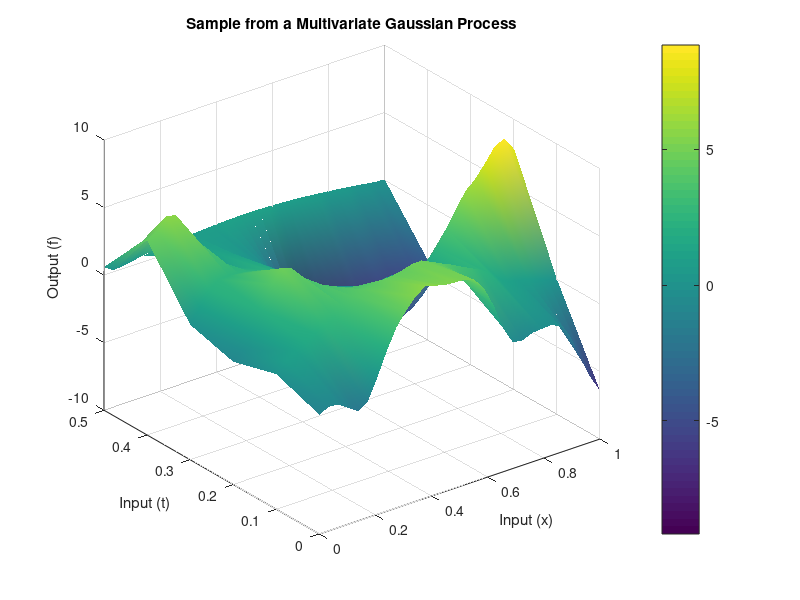

The MATLAB source for this figure:
clear variables
% close all
%clear
clc

c=-1;

g_function = @(x) sin(pi*x);

h_function = @(x, t) 0;
f_function = @(x, t) 0;
%mean_function = @(x, t) exp(c * pi^2 * t) .* sin(pi * x);




%pairwise_dist
pairwise_dist = @(x, y) abs(x(:) - y(:)'); 



% Example parameters
sigma_1 = 3; rho_1 = 0.2;
sigma_2 = 3; rho_2 = 0.2;

Matern_32 = @(t1, t2) ...
    sigma_1^2 * (1 + sqrt(3) * pairwise_dist(t1, t2) / rho_1) ...
    .* exp(-sqrt(3) * pairwise_dist(t1, t2) / rho_1);

Matern_52 = @(x1, x2) ...
    sigma_2^2 * (1 + sqrt(5) * pairwise_dist(x1, x2) / rho_2 + ...
    5 * pairwise_dist(x1, x2).^2 / (3 * rho_2^2)) ...
    .* exp(-sqrt(5) * pairwise_dist(x1, x2) / rho_2);

product_kernel = @(x1, t1, x2, t2) Matern_52(x1, x2) .* Matern_32(t1, t2);

%mean_function = @(x,t) exp(pi^2 * t) .* sin(pi * x);
mean_function = @(x,t) 0;


% Setup
num_x = 30;
num_t = 6;
x_vec = linspace(0, 1, num_x)';
t_vec = linspace(0, 0.5, num_t)';
dt = 1/(num_t-1);

[X_grid, T_grid] = meshgrid(x_vec, t_vec);
x_input = X_grid(:);
t_input = T_grid(:);


x_vec_inner = x_vec(2:end-1);
a_0 = x_vec_inner;
a_0_time = zeros(length(a_0), 1);

N = length(x_input);


%%
%initialization
% Posterior mean function
mu_functions = cell(num_t, 1);
mu_functions{1} = @(x, t) ...
    mean_function(x, t) + ...
    product_kernel(x, t, a_0, a_0_time) * ...
    (product_kernel(a_0, a_0_time, a_0, a_0_time) \ ...
    (g_function(a_0) - mean_function(a_0, a_0_time)));

sigma_functions = cell(num_t, 1);
sigma_functions{1} = @(x1, t1, x2, t2) ...
    product_kernel(x1, t1, x2, t2) - ...
    product_kernel(x1, t1, a_0, a_0_time) * ...
    (product_kernel(a_0, a_0_time, a_0, a_0_time) \ ...
     product_kernel(a_0, a_0_time, x2, t2));


% Evaluate it safely


%%
%time stepping



h_size = 0.01;
b = [0; 1];

mu_j_Dj = cell(num_t, 1);
sigma_j_D_j = cell(num_t, 1);
sigma_j_D_j_bar = cell(num_t, 1);
sigma_j_D_D_j = cell(num_t,1);
b_time = cell(num_t, 1);
v_time = cell(num_t, 1);
A_j = cell(num_t, 1);
after_A_j = cell(num_t, 1);


% Recursive construction
for i = 2:4
    prev_mu = mu_functions{i-1};  % previous function handle
    prev_sigma = sigma_functions{i-1};  % previous function handle

    % First derivative of mu with respect to t and second derivative in x
    mu_j_Dj{i} = @(x, t) ...
        (prev_mu(x, t + h_size) - prev_mu(x, t)) / h_size + ...
        c * (prev_mu(x + h_size, t) - 2 * prev_mu(x, t) + prev_mu(x - h_size, t)) / (h_size^2);
    
    % First derivative of sigma with respect to t1 and second derivative in x1
    sigma_j_D_j{i} = @(x1, t1, x2, t2) ...
        (prev_sigma(x1, t1 + h_size, x2, t2) - prev_sigma(x1, t1, x2, t2)) / h_size + ...
        c * (prev_sigma(x1 + h_size, t1, x2, t2) - 2 * prev_sigma(x1, t1, x2, t2) + ...
             prev_sigma(x1 - h_size, t1, x2, t2)) / (h_size^2);
    
    % First derivative of sigma with respect to t2 and second derivative in x2
    sigma_j_D_j_bar{i} = @(x1, t1, x2, t2) ...
        (prev_sigma(x1, t1, x2, t2 + h_size) - prev_sigma(x1, t1, x2, t2)) / h_size + ...
        c * (prev_sigma(x1, t1, x2 + h_size, t2) - 2 * prev_sigma(x1, t1, x2, t2) + ...
             prev_sigma(x1, t1, x2 - h_size, t2)) / (h_size^2);
    
    % Mixed derivative: derivative of sigma_i_D_i w.r.t t2 and second derivative in x2
    sigma_j_D_D_j{i} = @(x1, t1, x2, t2) ...
        (sigma_j_D_j{i}(x1, t1, x2, t2 + h_size) - sigma_j_D_j{i}(x1, t1, x2, t2)) / h_size + ...
        c * (sigma_j_D_j{i}(x1, t1, x2 + h_size, t2) - 2 * sigma_j_D_j{i}(x1, t1, x2, t2) + ...
             sigma_j_D_j{i}(x1, t1, x2 - h_size, t2)) / (h_size^2);
    
    
    b_time{i} = (i - 1) * dt * ones(2, 1);
    v_time{i} = (i - 1) * dt * ones(num_x, 1);
    
    
   % Construct A_i
A_j{i} = [ ...
    prev_sigma(b, b_time{i}, b, b_time{i}),          sigma_j_D_j_bar{i}(b, b_time{i}, x_vec, v_time{i}); 
    sigma_j_D_j{i}(x_vec, v_time{i}, b, b_time{i}),     sigma_j_D_D_j{i}(x_vec, v_time{i}, x_vec, v_time{i}) ...
];

% Construct right-hand side
after_A_j{i} = [ ...
    h_function(b, b_time{i}) - prev_mu(b, b_time{i}); 
    f_function(x_vec, v_time{i}) - mu_j_Dj{i}(x_vec, v_time{i}) ...
];

% Mu function for current iteration
mu_functions{i} = @(x, t) prev_mu(x, t) + ...
    [prev_sigma(x, t, b, b_time{i}), sigma_j_D_j_bar{i}(x, t, x_vec, v_time{i})] * (A_j{i} \ after_A_j{i});

% Sigma function for current iteration
sigma_functions{i} = @(x1, t1, x2, t2) prev_sigma(x1, t1, x2, t2) - ...
    [prev_sigma(x1, t1, b, b_time{i}), sigma_j_D_j_bar{i}(x1, t1, x_vec, v_time{i})] * ...
    (A_j{i} \ [prev_sigma(b, b_time{i}, x2, t2); sigma_j_D_j{i}(x_vec, v_time{i}, x2, t2)]);
end






%%
%sampling

mu_0 = mu_functions{4}(x_input, t_input);
sigma_0 = sigma_functions{4}(x_input, t_input, x_input, t_input);


% Add a small amount of jitter for numerical stability
sigma_0 = sigma_0 + 1e-6 * eye(size(sigma_0));

% 4. Generate Samples
L = chol(sigma_0, 'lower'); % Cholesky decomposition
z = randn(N, 1);       % Standard normal random variables


% Generate the GP sample
f = mu_0 + L * z;

% 5. Plot the sample
% Reshape the sampled function values to the grid format for plotting
f_grid = reshape(f, num_t, num_x);

figure;
surf(X_grid, T_grid, flipud(f_grid));
xlabel('Input (x)');
ylabel('Input (t)');
zlabel('Output (f)');
title('Sample from a Multivariate Gaussian Process');
shading interp;
colorbar;


save('results.mat');
